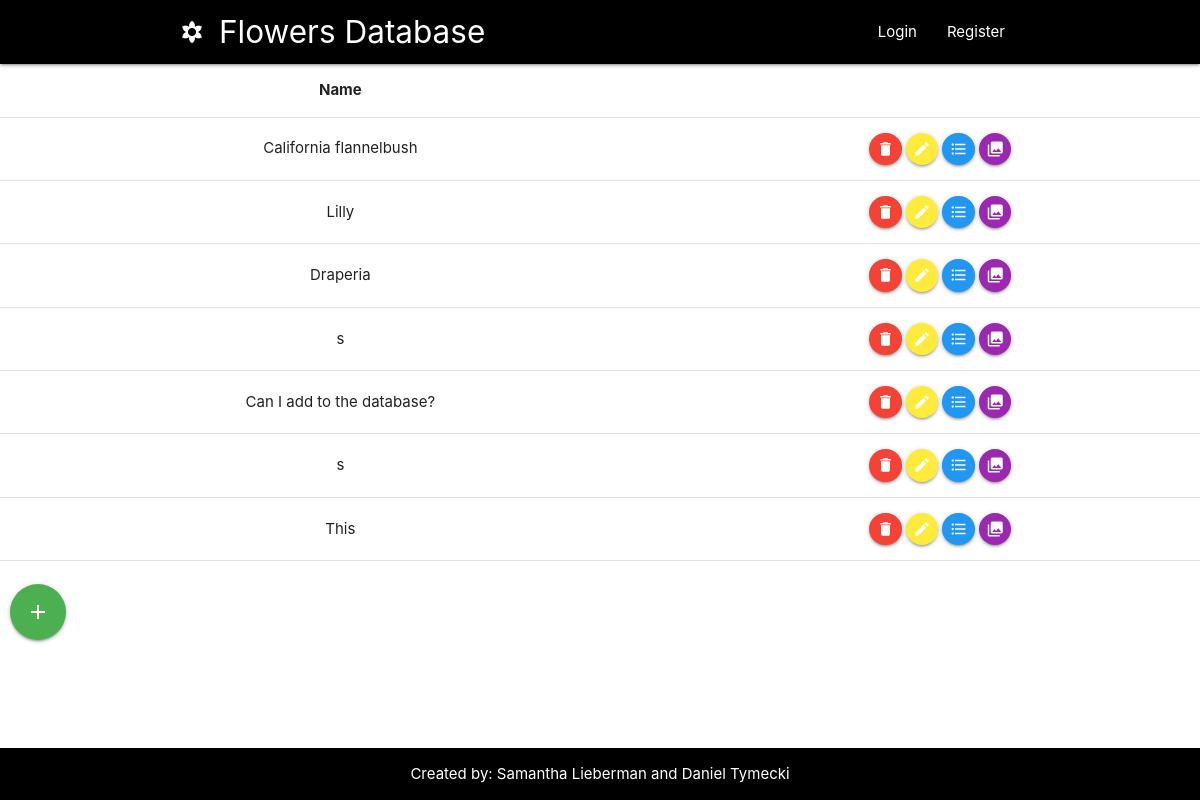
/, run on an earlier commit of the app's database.
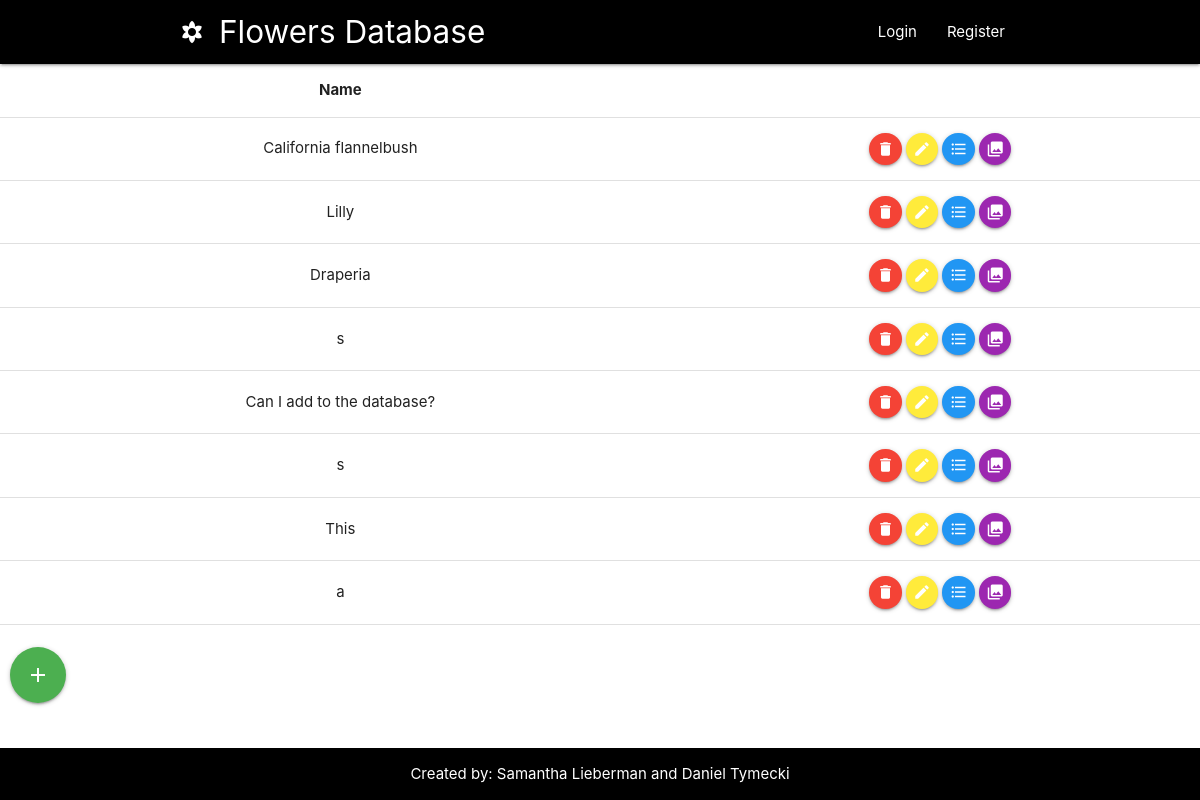
And on a later commit of the database.
### myapp/models.py (models this page shows)
class Sightings(models.Model):
    name = models.CharField(db_column='NAME', max_length=30, blank=True, null=True)  # Field name made lowercase.
    person = models.CharField(db_column='PERSON', max_length=30, blank=True, null=True)  # Field name made lowercase.
    location = models.CharField(db_column='LOCATION', max_length=30, blank=True, null=True)  # Field name made lowercase.
    sighted = models.DateField(db_column='SIGHTED', blank=True, null=True)  # Field name made lowercase.
    class Meta:
        managed = True
        db_table = 'SIGHTINGS'
        unique_together = (('name', 'person', 'location', 'sighted'),)

### myapp/views.py (the view)
# urls.py: url(r'$', v.index, name='index'),
def index(request):
    if request.method == 'POST':
        form = InsertForm(request.POST, prefix='insert')
        if form.is_valid():
            name = form.cleaned_data['name']
            person = form.cleaned_data['person']
            location = form.cleaned_data['location']
            sighted = form.cleaned_data['sighted']
            print('Inserting new entry in sightings: ', name, person, location, sighted)
            Sightings.objects.create(name=name, person=person, location=location, sighted=sighted)
    else:
        form = InsertForm(prefix='insert')
    if request.method == 'PUT' and not form.is_valid():
        form2 = UpdateForm(request.PUT, prefix='update')
        form = BannedPhraseForm(prefix='insert')
        if form2.is_valid():
            name = form2.cleaned_data['name']
            person = form2.cleaned_data['person']
            location = form2.cleaned_data['location']
            sighted = form2.cleaned_data['sighted']
            print('Updating new entry in sightings: ', name, person, location, sighted)
            Sightings.objects.update(name=name, person=person, location=location, sighted=sighted)
    else:
        form2 = UpdateForm(prefix='update')
    latest_sightings = Sightings.objects.all()
    context = {'latest_sightings': latest_sightings, 'form': form, 'up_form':form2}
    return render(request, 'index.html', context)

### myapp/templates/index.html (shortened to what this page needs)
<!DOCTYPE html>
<html lang="en">
<head>
    <link rel="stylesheet" href="style/main.css">
    <link rel="stylesheet" href="https://cdnjs.cloudflare.com/ajax/libs/materialize/1.0.0/css/materialize.min.css">
    {% load static %}
</head>
<body>
<div class="navbar-fixed">
    <nav class="black">
        <div class="container">
            <div class="nav-wrapper">
                <a href="#!" class="brand-logo"><i class="material-icons">filter_vintage</i>Flowers Database</a>
                <ul class="right hide-on-med-and-down" id="navList">
                    {% if request.user.is_authenticated %}
                    <strong><li>Logged in as: {{request.user.username}}</li></strong>
                    <li><a href="{% url 'logout' %}">Logout</a></li>
                    {% else %}
                        <li><a href="{% url 'login' %}">Login</a></li>
                        <li><a href="{% url 'register' %}">Register</a></li>
                    {% endif %}
                </ul>
            </div>
        </div>
    </nav>
</div>
<main>
<table class = "centered">
    <thead>
    <tr>
        <th>Name</th>
        <th> </th>
    </tr>
    </thead>
    <tbody>
        {% if latest_sightings %}
            {% for sighting in latest_sightings %}
            <tr>
            <td id = "tableName">{{ sighting.name }}</td>
            <td><a class="btn-floating btn-small waves-effect waves-light red"><i class="material-icons">delete</i></a>
                <a class="btn-floating btn-small modal-trigger waves-effect waves-light yellow" href="#modal2"><i class="material-icons">edit</i></a>
                <a class="btn-floating btn-small modal-trigger waves-effect waves-light blue" href="#modal4"><i class="material-icons">format_list_bulleted</i></a>
                <a class="btn-floating btn-small modal-trigger waves-effect waves-light purple" href="#modal3"><i class="material-icons">photo_library</i></a>
            </td>
            </tr>
            {% endfor %}
    {% endif %}
    </tbody>
            {% load static %}
</table>
<br>
<a class="btn-floating btn-large modal-trigger waves-effect waves-light green" href="#modal1" style="margin-left:10px;"><i class="material-icons">add</i></a>
<br><br>
</main>
<footer class="section page-footer black">
    <div class="container center-align"> Created by: Samantha Lieberman and Daniel Tymecki </div>
</footer>
</body>
</body>
</html>

What changed in the data, as far as the page shows it:
added Sightings: name "a"
